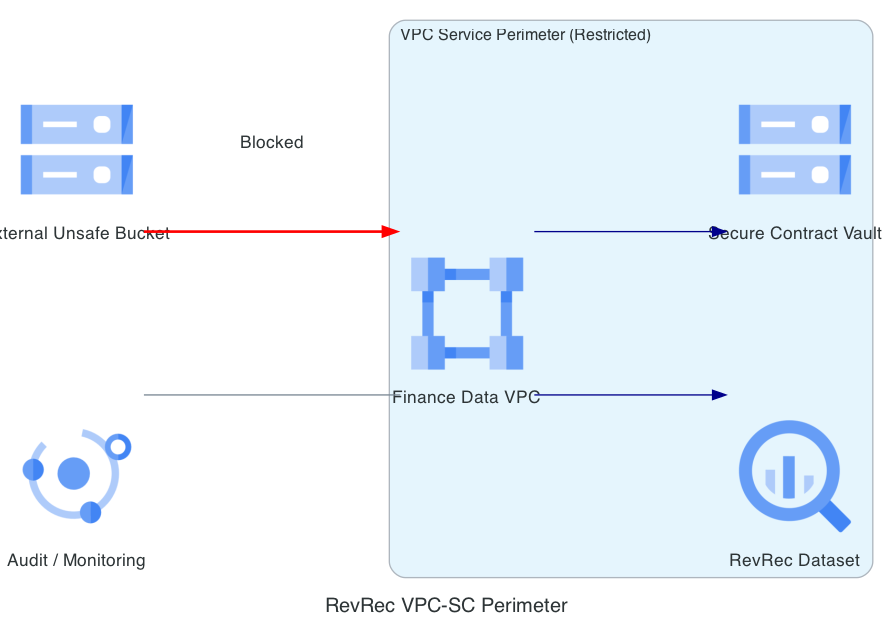

Python code for this plot:
from diagrams import Diagram, Cluster, Edge
from diagrams.gcp.network import VPC
from diagrams.gcp.analytics import BigQuery
from diagrams.gcp.storage import GCS
from diagrams.gcp.security import SecurityScanner

graph_attr = {"pad": "0.1", "nodesep": "1.5", "ranksep": "2.0", "bgcolor": "transparent"}

with Diagram("RevRec VPC-SC Perimeter", show=False, filename="revrec_vpc_sc", direction="LR", graph_attr=graph_attr):
    external_bucket = GCS("External Unsafe Bucket")
    scanner = SecurityScanner("Audit / Monitoring")

    with Cluster("VPC Service Perimeter (Restricted)"):
        finance_vpc = VPC("Finance Data VPC")
        rev_lake = BigQuery("RevRec Dataset")
        contract_vault = GCS("Secure Contract Vault")

    external_bucket >> Edge(label="Blocked", color="red", style="bold") >> finance_vpc
    finance_vpc >> Edge(color="darkblue") >> [rev_lake, contract_vault]
    scanner - finance_vpc
